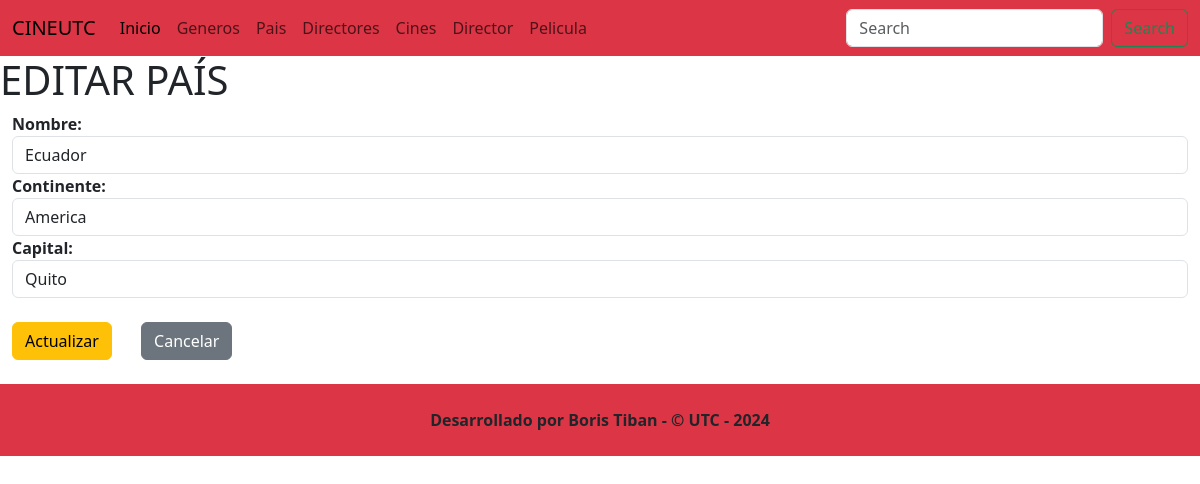
Page /editarPais/1 on the committed database.
### Aplicaciones/Cartelera/models.py (models this page shows, shortened)
class Pais(models.Model):
    id=models.AutoField(primary_key=True)
    nombre=models.CharField(max_length=50)
    continente=models.CharField(max_length=50)
    capital=models.CharField(max_length=50)

### Aplicaciones/Cartelera/views.py (the view)
# urls.py: path('editarPais/<id>', views.editarPais, name='editarPais'),
def editarPais(request,id):
    paisEditar = Pais.objects.get(id=id)
    return render(request, 'editarPais.html', {'paisEditar':paisEditar})

### Aplicaciones/Cartelera/templates/editarPais.html (shortened to what this page needs)
{% extends "./plantilla.html" %}
{% block body %}
<h1>EDITAR PAÍS</h1>
<div class="container-fluid">
    <div class="row">
        <div class="col-md-12">
            <form action="{% url 'procesarActualizacionesPais' %}" method="post">
                <label for=""><b>Nombre:</b></label>
                <input type="text" name="nombre" class="form-control" value="{{ paisEditar.nombre }}" id="nombre"
                       placeholder="Ingrese el nombre del país">
                <label for=""><b>Continente:</b></label>
                <input type="text" name="continente" class="form-control" value="{{ paisEditar.continente }}" id="continente"
                       placeholder="Ingrese el continente del país">
                <label for=""><b>Capital:</b></label>
                <input type="text" name="capital" class="form-control" value="{{ paisEditar.capital }}" id="capital"
                       placeholder="Ingrese el nombre de la capital del país">
                <br>
                <button type="submit" class="btn btn-warning">Actualizar</button>
                <a href="{% url 'listadoPais' %}" class="btn btn-secondary">Cancelar</a>
            </form>
        </div>
    </div>
</div>
<br>
{% endblock %}

### rows in the picture
Pais: nombre "Ecuador", continente "America", capital "Quito"
